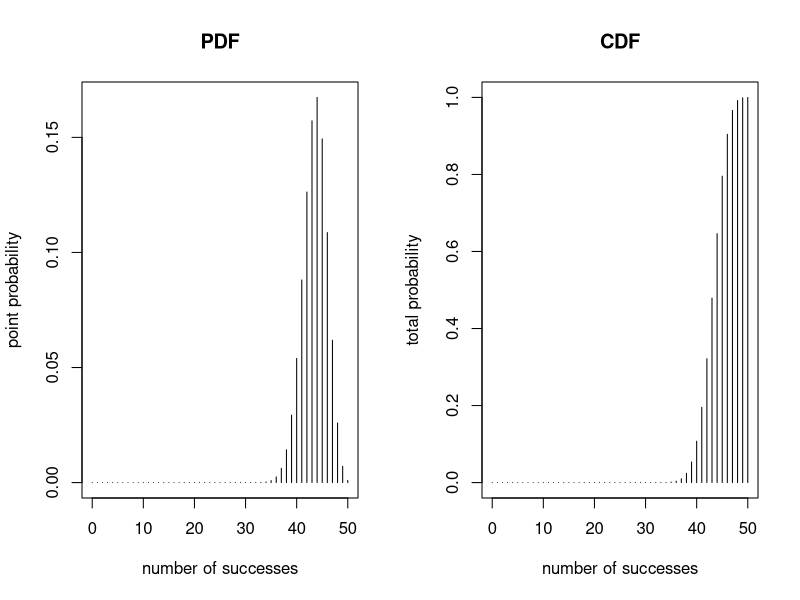

Reproduce this figure in R.
## ---- chunk 1
knitr::opts_chunk$set(echo = TRUE)
## ---- chunk 2
# cumulative upper-tail probability of getting MORE THAN one transformant: P(X > 1)
1-pbinom(1,3,0.2)                # 1 minus the lower-tail probability
pbinom(1,3,0.2,lower.tail=FALSE) # this is equivalent
## ---- chunk 3
# probability of getting at least 2 transformants for different numbers of worms picked
pbinom(1,3,0.2,lower.tail=FALSE)
pbinom(1,5,0.2,lower.tail=FALSE)
pbinom(1,8,0.2,lower.tail=FALSE)
pbinom(1,11,0.2,lower.tail=FALSE)
pbinom(1,14,0.2,lower.tail=FALSE) # you should check at least 14 if you want 2 or more!
## ---- chunk 4
dbinom(35,size=50,prob=0.87) # this is the density function (PDF)
## ---- chunk 5
cdf <- function(x,n,p) {
  result = numeric()
  for (i in 0:x) {
    f = n-i
    q = 1-p
    result[i] = choose(n,i)*(p^i)*(q^f)
  }
  return(sum(result))
}
cdf(35,50,0.87)
## ---- chunk 6
pbinom(35,50,0.87) # cumulative probability for x between 0 and 35
## ---- chunk 7
sum(dbinom(30:40,50,0.87))  # very unlikely!
sum(dbinom(40:50,50,0.87))  # much more likely
## ---- chunk 8
pbinom(39,50,0.87,lower.tail=FALSE)
## ---- chunk 9
par(mfrow=c(1,2))
x = 0:50
plot(x,dbinom(x,size=50,prob=0.87),type="h",main="PDF",
     xlab="number of successes",ylab="point probability")
plot(x,pbinom(x,size=50,prob=0.87),type="h",main="CDF",
     xlab="number of successes",ylab="total probability")
## ---- chunk 10
dbinom(3,10,.25)
## ---- chunk 11
pbinom(4,10,.25)
## ---- chunk 12

# these are equivalent: a) sum up the probabilities for all values
sum(dbinom(2:4,10,.25))
# b) get the cumulative mass up to and including 4, then
#    subtract the cumulative up to 1 (to get 2 inclusive)
pbinom(4,10,.25) - pbinom(1,10,.25)
## ---- chunk 13
qbinom(.75,10,.25)
## ---- chunk 14
qbinom(.99,10,.25)
